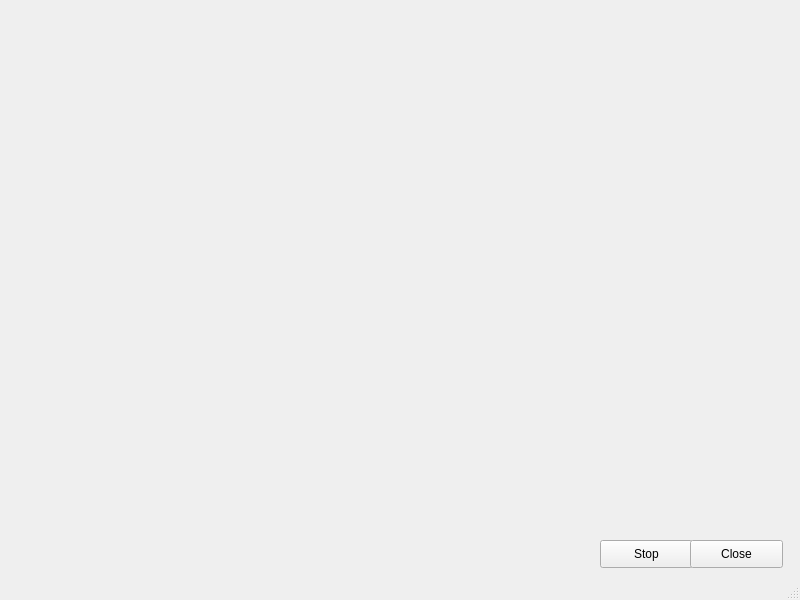
<?xml version="1.0" encoding="UTF-8"?>
<ui version="4.0">
    <class>MainWindow</class>
    <widget class="QMainWindow" name="MainWindow">
        <property name="geometry">
            <rect>
                <x>0</x>
                <y>0</y>
                <width>800</width>
                <height>600</height>
            </rect>
        </property>
        <property name="windowTitle">
            <string>MainWindow</string>
        </property>
        <widget class="QWidget" name="centralwidget">
            <widget class="QPushButton" name="StopButton">
                <property name="geometry">
                    <rect>
                        <x>600</x>
                        <y>540</y>
                        <width>93</width>
                        <height>28</height>
                    </rect>
                </property>
                <property name="text">
                    <string>Stop</string>
                </property>
            </widget>
            <widget class="QPushButton" name="CloseButton">
                <property name="geometry">
                    <rect>
                        <x>690</x>
                        <y>540</y>
                        <width>93</width>
                        <height>28</height>
                    </rect>
                </property>
                <property name="text">
                    <string>Close</string>
                </property>
            </widget>
        </widget>
        <widget class="QStatusBar" name="statusbar"/>
    </widget>
    <resources/>
    <connections/>
</ui>
